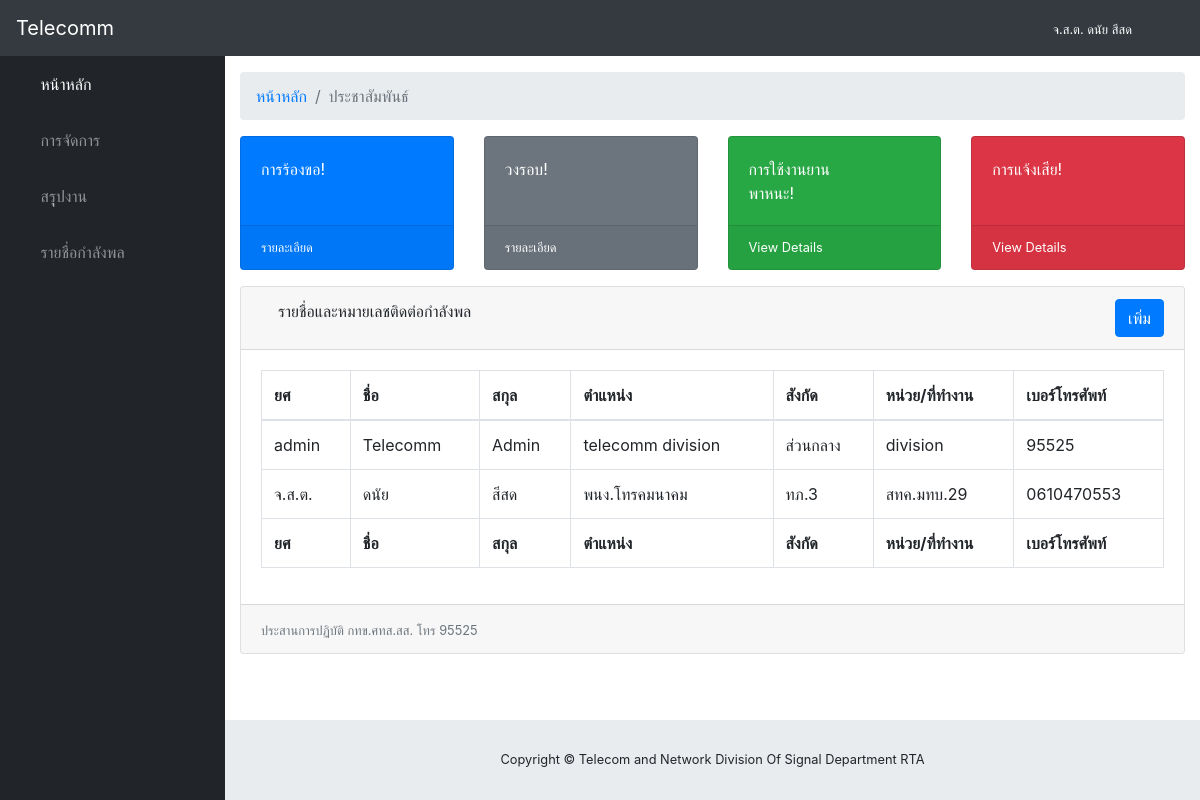
Page /accounts/employees/ (signed in) on the committed database.
### accounts/models.py (models this page shows)
class Employee(AbstractUser):
	rank = models.CharField(max_length=20)
	position = models.CharField(max_length=200)
	sector = models.CharField(max_length=100, choices=[
		('ส่วนกลาง', 'ส่วนกลาง'),
		('ทภ.1', 'ทภ.1'),
		('ทภ.2', 'ทภ.2'),
		('ทภ.3', 'ทภ.3'),
		('ทภ.4', 'ทภ.4'),
		('อื่นๆ', 'อื่นๆ')
	])
	place = models.CharField(max_length=200)
	phone = models.CharField(max_length=10)
	email = models.EmailField()

### accounts/views.py (the view)
# urls.py: path('employees/', EmployeeView.as_view(), name='employee'),
class EmployeeView(LoginRequiredMixin, generic.ListView):
	login_url = 'login'
	redirect_field_name = 'home'
	model = Employee
	template_name = 'employee.html'

### accounts/templates/employee.html (shortened to what this page needs)
{% extends "base.html" %}
{% block links %}
  <link href="/static/css/sb-admin.css" rel="stylesheet">
{% endblock %}
{% block body %}
<body id="page-top">
  <nav class="navbar navbar-expand navbar-dark bg-dark static-top">
    <a class="navbar-brand mr-1" href="{% url 'home' %}">Telecomm</a>
    <button class="btn btn-link btn-sm text-white order-1 order-sm-0" id="sidebarToggle" href="#">
      <i class="fas fa-bars"></i>
    </button>
    <div class="d-none d-md-inline-block form-inline ml-auto mr-0 mr-md-3 my-2 my-md-0">
      <small class="text text-white">{{ user.rank }} {{ user.first_name }} {{ user.last_name }}</small>
    </div>
    <ul class="navbar-nav ml-auto ml-md-0">
      <li class="nav-item dropdown no-arrow">
        <a class="nav-link dropdown-toggle" href="#" id="userDropdown" role="button" data-toggle="dropdown" aria-haspopup="true" aria-expanded="false">
          <i class="fas fa-user-circle fa-fw"></i>
        </a>
      </li>
    </ul>
  </nav>
  <div id="wrapper">
    <ul class="sidebar navbar-nav">
      <li class="nav-item active">
        <a class="nav-link" href="{% url 'home' %}">
          <i class="fas fa-fw fa-tachometer-alt"></i>
          <span>หน้าหลัก</span>
        </a>
      </li>
      <li class="nav-item dropdown">
        <a class="nav-link dropdown-toggle" href="#" id="pagesDropdown" role="button" data-toggle="dropdown" aria-haspopup="true" aria-expanded="false">
          <i class="fas fa-fw fa-folder"></i>
          <span>การจัดการ</span>
        </a>
      </li>
      <li class="nav-item">
        <a class="nav-link" href="#">
          <i class="fas fa-fw fa-chart-area"></i>
          <span>สรุุปงาน</span></a>
      </li>
      <li class="nav-item">
        <a class="nav-link" href="#">
          <i class="fas fa-fw fa-table"></i>
          <span>รายชื่อกำลังพล</span></a>
      </li>
    </ul>
    <div id="content-wrapper">
      <div class="container-fluid">
        <ol class="breadcrumb">
          <li class="breadcrumb-item">
            <a href="{% url 'home' %}">หน้าหลัก</a>
          </li>
          <li class="breadcrumb-item active">ประชาสัมพันธ์</li>
        </ol>
        <div class="row">
          <div class="col-xl-3 col-sm-6 mb-3">
            <div class="card text-white bg-primary o-hidden h-100">
              <div class="card-body">
                <div class="card-body-icon">
                  <i class="fas fa-fw fa-bullhorn"></i>
                </div>
                <div class="mr-5">การร้องขอ!</div>
              </div>
              <a class="card-footer text-white clearfix small z-1" href="#">
                <span class="float-left">รายละเอียด</span>
                <span class="float-right">
                  <i class="fas fa-angle-right"></i>
                </span>
              </a>
            </div>
          </div>
          <div class="col-xl-3 col-sm-6 mb-3">
            <div class="card text-white bg-secondary o-hidden h-100">
              <div class="card-body">
                <div class="card-body-icon">
                  <i class="fas fa-fw fa-location-arrow"></i>
                </div>
                <div class="mr-5">วงรอบ!</div>
              </div>
              <a class="card-footer text-white clearfix small z-1" href="#">
                <span class="float-left">รายละเอียด</span>
                <span class="float-right">
                  <i class="fas fa-angle-right"></i>
                </span>
              </a>
            </div>
          </div>
          <div class="col-xl-3 col-sm-6 mb-3">
            <div class="card text-white bg-success o-hidden h-100">
              <div class="card-body">
                <div class="card-body-icon">
                  <i class="fas fa-fw fa-car"></i>
                </div>
                <div class="mr-5">การใช้งานยานพาหนะ!</div>
              </div>
              <a class="card-footer text-white clearfix small z-1" href="#">
                <span class="float-left">View Details</span>
                <span class="float-right">
                  <i class="fas fa-angle-right"></i>
                </span>
              </a>
            </div>
          </div>
          <div class="col-xl-3 col-sm-6 mb-3">
            <div class="card text-white bg-danger o-hidden h-100">
              <div class="card-body">
                <div class="card-body-icon">
                  <i class="fas fa-fw fa-wrench"></i>
                </div>
                <div class="mr-5">การแจ้งเสีย!</div>
              </div>
              <a class="card-footer text-white clearfix small z-1" href="#">
                <span class="float-left">View Details</span>
                <span class="float-right">
                  <i class="fas fa-angle-right"></i>
                </span>
              </a>
            </div>
          </div>
        </div>
        <div class="card mb-3">
          <div class="card-header">
            <i class="fas fa-exclamation-triangle"></i>
            รายชื่อและหมายเลชติดต่อกำลังพล
              <a href="{% url 'home' %}" class="btn btn-primary float-right">เพิ่ม</a>
          </div>
          <div class="card-body">
            <div class="table-responsive">
              <table class="table table-bordered" id="dataTable" width="100%" cellspacing="0">
                <thead>
                  <tr>
                    <th>ยศ</th>
                    <th>ชื่อ</th>
                    <th>สกุล</th>
                    <th>ตำแหน่ง</th>
                    <th>สังกัด</th>
                    <th>หน่วย/ที่ทำงาน</th>
                    <th>เบอร์โทรศัพท์</th>
                  </tr>
                </thead>
                <tfoot>
                  <tr>
                    <th>ยศ</th>
                    <th>ชื่อ</th>
                    <th>สกุล</th>
                    <th>ตำแหน่ง</th>
                    <th>สังกัด</th>
                    <th>หน่วย/ที่ทำงาน</th>
                    <th>เบอร์โทรศัพท์</th>
                  </tr>
                </tfoot>
                <tbody>
                {% for emp in object_list %}
                  <tr>
                    <td>{{ emp.rank }}</td>
                    <td>{{ emp.first_name }}</td>
                    <td>{{ emp.last_name }}</td>
                    <td>{{ emp.position }}</td>
                    <td>{{ emp.sector }}</td>
                    <td>{{ emp.place }}</td>
                    <td>{{ emp.phone }}</td>
                  </tr>
                  {% endfor %}
                </tbody>
              </table>
            </div>
          </div>
          <div class="card-footer">
            <span class="small text-muted text-left">ประสานการปฏิบัติ กทข.ศทส.สส. โทร 95525</span>
          </div>
        </div>
      </div>
    </div>
  </div>
</body>
{% endblock %}

### rows in the picture
Employee: rank "จ.ส.ต.", first_name "ดนัย", last_name "สีสด", position "พนง.โทรคมนาคม", sector "ทภ.3", place "สทค.มทบ.29", phone "0610470553"
Employee: rank "admin", first_name "Telecomm", last_name "Admin", position "telecomm division", sector "ส่วนกลาง", place "division", phone "95525"
